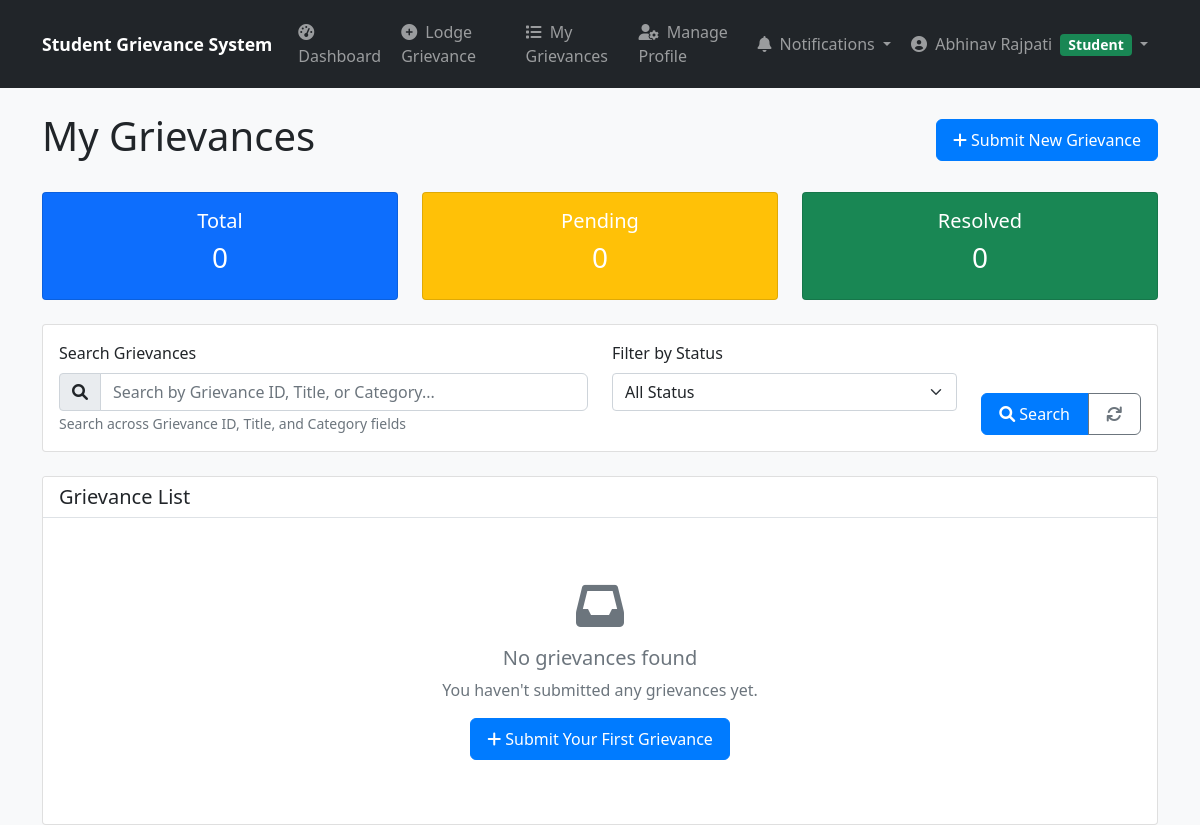
/api/students/grievances/ (signed in), run on an earlier commit of the app's database.
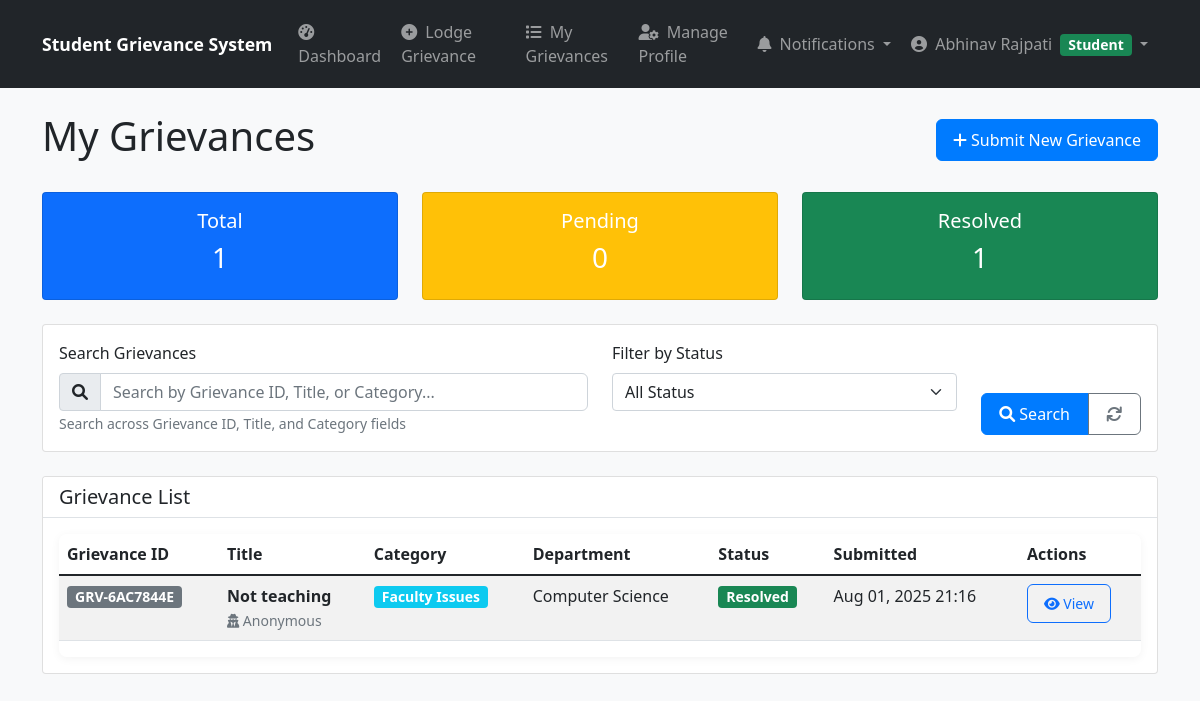
And on a later commit of the database.
### apps/grievances/models.py (models this page shows, shortened)
class Grievance(models.Model):
    STATUS_CHOICES = [
        ('pending', 'Pending'),
        ('resolved', 'Resolved'),
        ('rejected', 'Rejected'),
    ]
    PRIORITY_CHOICES = [
        ('low', 'Low'),
        ('medium', 'Medium'),
        ('high', 'High'),
        ('urgent', 'Urgent'),
    ]
    id = models.UUIDField(primary_key=True, default=uuid.uuid4, editable=False)
    student = models.ForeignKey(StudentProfile, on_delete=models.CASCADE, related_name='grievances')
    title = models.CharField(max_length=200)
    description = models.TextField()
    category = models.ForeignKey(Category, on_delete=models.CASCADE, related_name='grievances')
    department = models.CharField(max_length=100, blank=True, null=True, help_text="Department related to grievance")
    status = models.CharField(max_length=20, choices=STATUS_CHOICES, default='pending')
    priority = models.CharField(max_length=20, choices=PRIORITY_CHOICES, default='medium')
    assigned_to = models.ForeignKey(AdminProfile, on_delete=models.SET_NULL, null=True, blank=True, related_name='assigned_grievances')
    is_anonymous = models.BooleanField(default=False)
    expected_resolution_date = models.DateTimeField(null=True, blank=True)
    actual_resolution_date = models.DateTimeField(null=True, blank=True)
    submitted_at = models.DateTimeField(auto_now_add=True)
    updated_at = models.DateTimeField(auto_now=True)
    class Meta:
        ordering = ['-submitted_at']
        indexes = [
            models.Index(fields=['status', 'submitted_at']),
            models.Index(fields=['student', 'status']),
            models.Index(fields=['assigned_to', 'status']),
        ]
    @property
    def grievance_id(self):
        return f"GRV-{str(self.id)[:8].upper()}"

class Category(models.Model):
    CATEGORY_TYPES = [
        ('academic', 'Academic'),
        ('non_academic', 'Non-Academic'),
    ]
    id = models.UUIDField(primary_key=True, default=uuid.uuid4, editable=False)
    name = models.CharField(max_length=100)
    description = models.TextField(blank=True, null=True)
    category_type = models.CharField(max_length=20, choices=CATEGORY_TYPES)
    default_admin = models.ForeignKey(AdminProfile, on_delete=models.SET_NULL, null=True, blank=True, related_name='default_categories')
    keywords = models.TextField(blank=True, null=True, help_text="Keywords for auto-assignment (comma-separated)")
    is_active = models.BooleanField(default=True)
    auto_assign_enabled = models.BooleanField(default=True, help_text="Enable automatic assignment for this category")
    created_at = models.DateTimeField(auto_now_add=True)
    updated_at = models.DateTimeField(auto_now=True)
    class Meta:
        verbose_name_plural = "Categories"
        ordering = ['category_type', 'name']

### apps/students/views.py (the view, shortened to what this page needs)
# urls.py: path('grievances/', views.student_grievances_view, name='grievances'),
@login_required
def student_grievances_view(request):
    if not request.user.is_student:
        return redirect('admin_panel:dashboard')
    try:
        student_profile = request.user.student_profile
    except StudentProfile.DoesNotExist:
        messages.error(request, 'Student profile not found')
        return redirect('authentication:login')
    all_grievances = Grievance.objects.filter(student=student_profile)
    grievances = all_grievances.order_by('-submitted_at')
    search_query = request.GET.get('search', '').strip()
    status_filter = request.GET.get('status')
    if status_filter:
        grievances = grievances.filter(status=status_filter)
    paginator = Paginator(grievances, 10)  # Show 10 grievances per page
    page_number = request.GET.get('page')
    page_obj = paginator.get_page(page_number)
    context = {
        'student_profile': student_profile,
        'page_obj': page_obj,
        'status_filter': status_filter,
        'search_query': search_query,
        'total_grievances': all_grievances.count(),
        'pending_grievances': all_grievances.filter(status='pending').count(),
        'resolved_grievances': all_grievances.filter(status='resolved').count(),
        'filtered_count': grievances.count() if search_query or status_filter else all_grievances.count(),
    }
    return render(request, 'students/grievances.html', context)

### apps/authentication/models.py (called while the page is built)
    def get_display_name(self):
        if hasattr(self, 'student_profile') and self.student_profile.name:
            return self.student_profile.name
        return self.email

    @property
    def is_student(self):
        return self.role == 'student'

    @property
    def is_admin(self):
        return self.role in ['admin', 'superadmin', 'officer']

    @property
    def is_superadmin(self):
        return self.role == 'superadmin'

### apps/students/context_processors.py (called while the page is built)
def student_notifications(request):
    if request.user.is_authenticated and request.user.is_student:
        notifications = get_student_notifications(request.user)
        return {
            'student_notifications': notifications,
            'notifications_count': len(notifications)
        }
    return {
        'student_notifications': [],
        'notifications_count': 0
    }

### templates/students/grievances.html (shortened to what the changed rows need)
{% extends 'base.html' %}
{% load static %}
{% block content %}
<div class="row">
    <div class="col-12">
        <div class="d-flex justify-content-between align-items-center mb-4">
            <h1>My Grievances</h1>
        </div>
    </div>
</div>
<div class="row mb-4">
    <div class="col-md-4">
        <div class="card bg-primary text-white">
            <div class="card-body text-center">
                <h5 class="card-title">Total</h5>
                <h3>{{ total_grievances }}</h3>
            </div>
        </div>
    </div>
    <div class="col-md-4">
        <div class="card bg-success text-white">
            <div class="card-body text-center">
                <h5 class="card-title">Resolved</h5>
                <h3>{{ resolved_grievances }}</h3>
            </div>
        </div>
    </div>
</div>
<div class="card">
    <div class="card-body">
        {% if page_obj.object_list %}
            <div class="table-responsive">
                <table class="table table-striped table-hover">
                    <thead>
                        <tr>
                            <th>Grievance ID</th>
                            <th>Title</th>
                            <th>Category</th>
                            <th>Department</th>
                            <th>Status</th>
                            <th>Submitted</th>
                            <th>Actions</th>
                        </tr>
                    </thead>
                    <tbody>
                        {% for grievance in page_obj.object_list %}
                        <tr>
                            <td>
                                <span class="badge bg-secondary">{{ grievance.grievance_id }}</span>
                            </td>
                            <td>
                                <div class="fw-bold">{{ grievance.title|truncatechars:50 }}</div>
                                {% if grievance.is_anonymous %}
                                    <small class="text-muted"><i class="fas fa-user-secret"></i> Anonymous</small>
                                {% endif %}
                            </td>
                            <td>
                                <span class="badge bg-{% if grievance.category.category_type == 'academic' %}info{% else %}warning{% endif %}">
                                    {{ grievance.category.name }}
                                </span>
                            </td>
                            <td>{{ grievance.department|default:"N/A" }}</td>
                            <td>
                                <span class="badge bg-{% if grievance.status == 'pending' %}warning{% elif grievance.status == 'resolved' %}success{% else %}danger{% endif %}">
                                    {{ grievance.get_status_display }}
                                </span>
                            </td>
                            <td>{{ grievance.submitted_at|date:"M d, Y H:i" }}</td>
                            <td>
                                <a href="{% url 'students:grievance_detail' grievance.id %}" class="btn btn-sm btn-outline-primary">
                                    <i class="fas fa-eye"></i> View
                                </a>
                            </td>
                        </tr>
                        {% endfor %}
                    </tbody>
                </table>
            </div>
        {% else %}
            <div class="text-center py-5">
                <i class="fas fa-{% if search_query or status_filter %}search{% else %}inbox{% endif %} fa-3x text-muted mb-3"></i>
                <h5 class="text-muted">No grievances found</h5>
                <p class="text-muted">
                    {% if search_query %}
                        No grievances matching "<strong>{{ search_query }}</strong>" were found.
                        {% if status_filter %}with "{{ status_filter }}" status{% endif %}
                        <br>
                        <a href="{% url 'students:grievances' %}" class="text-decoration-none">Clear search and view all grievances</a>
                    {% elif status_filter %}
                        No grievances with "<strong>{{ status_filter }}</strong>" status found.
                        <br>
                        <a href="{% url 'students:grievances' %}" class="text-decoration-none">View all grievances</a>
                    {% else %}
                        You haven't submitted any grievances yet.
                    {% endif %}
                </p>
                {% if not search_query and not status_filter %}
                <a href="{% url 'grievances_web:submit_grievance' %}" class="btn btn-primary">
                    <i class="fas fa-plus"></i> Submit Your First Grievance
                </a>
                {% endif %}
            </div>
        {% endif %}
    </div>
</div>
{% endblock %}

What changed in the data, as far as the page shows it:
added Grievance: grievance_id "GRV-6AC7844E", title "Not teaching", is_anonymous True (drawn), category.name "Faculty Issues", department "Computer Science", status "Resolved", submitted_at "Aug 01, 2025 21:16"
Also different on the page:
{{ total_grievances }}: "0" → "1"
{{ resolved_grievances }}: "0" → "1"
text no longer shown: "No grievances found You haven't submitted any grievances yet. Submit Your First Grievance"
text now shown: "Grievance ID Title Category Department Status Submitted Actions"
